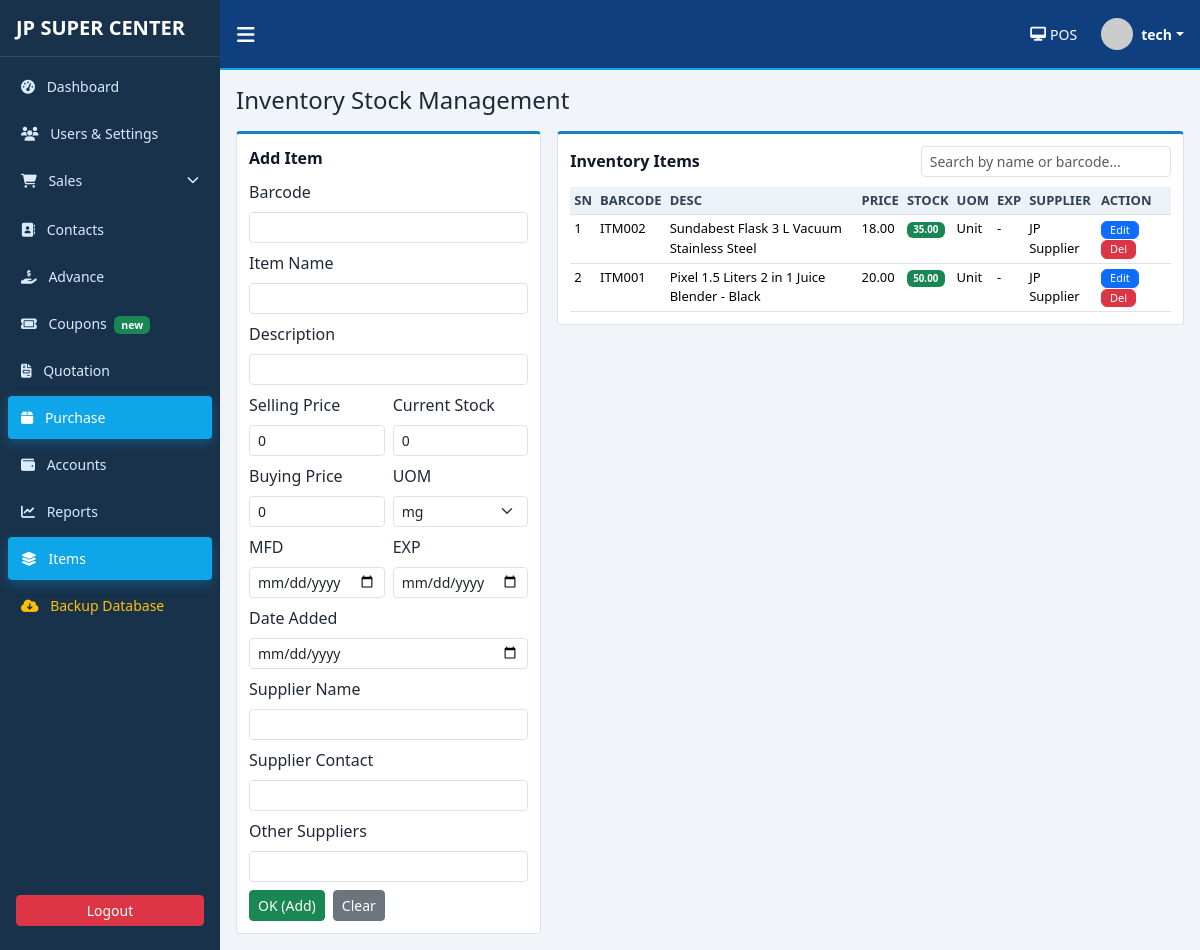
The page /inventory (signed in) on the database its author committed.
### pos_app/models.py (models this page shows, shortened)
class ShopSetting(db.Model):
    __tablename__ = "shop_settings"
    id = db.Column(db.Integer, primary_key=True)
    shop_name = db.Column(db.String(120), nullable=False, default="JP SUPER CENTER")
    address = db.Column(db.String(255), nullable=True)
    phone = db.Column(db.String(60), nullable=True)
    email = db.Column(db.String(120), nullable=True)
    bill_message = db.Column(db.String(255), nullable=True)
    updated_at = db.Column(
        db.DateTime, default=datetime.utcnow, onupdate=datetime.utcnow, nullable=False
    )

class User(UserMixin, db.Model):
    __tablename__ = "users"
    id = db.Column(db.Integer, primary_key=True)
    username = db.Column(db.String(80), unique=True, nullable=False, index=True)
    password_hash = db.Column(db.String(255), nullable=False)
    role = db.Column(db.String(30), nullable=False, default="Cashier")
    full_name = db.Column(db.String(120), nullable=True)
    is_active_user = db.Column(db.Boolean, default=True, nullable=False)
    created_at = db.Column(db.DateTime, default=datetime.utcnow, nullable=False)
    sales = db.relationship("Sale", backref="cashier", lazy=True)
    login_history = db.relationship("LoginHistory", backref="user", lazy=True)

class Item(db.Model):
    __tablename__ = "items"
    id = db.Column(db.Integer, primary_key=True)
    barcode = db.Column(db.String(50), unique=True, nullable=False)
    name = db.Column(db.String(120), nullable=False)
    description = db.Column(db.String(255), nullable=True)
    selling_price = db.Column(db.Numeric(12, 2), default=0, nullable=False)
    current_stock = db.Column(db.Numeric(12, 2), default=0, nullable=False)
    buying_price = db.Column(db.Numeric(12, 2), default=0, nullable=False)
    mfd = db.Column(db.Date, nullable=True)
    exp = db.Column(db.Date, nullable=True)
    date_added = db.Column(db.Date, default=date.today, nullable=False)
    uom = db.Column(db.String(30), default="Unit", nullable=False)
    supplier_name = db.Column(db.String(120), nullable=True)
    supplier_contact = db.Column(db.String(60), nullable=True)
    other_suppliers = db.Column(db.String(255), nullable=True)
    is_active = db.Column(db.Boolean, default=True, nullable=False)
    sale_items = db.relationship("SaleItem", backref="item", lazy=True)

### pos_app/routes.py (the view, shortened to what this page needs)
@main_bp.route("/inventory", methods=["GET", "POST"])
@login_required
@role_required("Owner", "Technician")
def inventory():
    edit_id = request.args.get("edit_id", type=int)
    editing_item = db.session.get(Item, edit_id) if edit_id else None
    items = Item.query.order_by(Item.id.desc()).all()
    return render_template(
        "inventory.html",
        items=items,
        uom_choices=UOM_CHOICES,
        editing_item=editing_item,
    )

### pos_app/templates/inventory.html (shortened to what this page needs)
{% extends "base.html" %}
{% block content %}
<h4 class="mb-3">Inventory Stock Management</h4>
<div class="row g-3">
    <div class="col-xl-4">
        <div class="panel">
            <div class="panel-title">{{ "Edit Item" if editing_item else "Add Item" }}</div>
            <form method="post" class="row g-2">
                <div class="col-12">
                    <label class="form-label">Barcode</label>
                    <input type="text" class="form-control form-control-sm" name="barcode" value="{{ editing_item.barcode if editing_item else '' }}" required>
                </div>
                <div class="col-12">
                    <label class="form-label">Item Name</label>
                    <input type="text" class="form-control form-control-sm" name="name" value="{{ editing_item.name if editing_item else '' }}" required>
                </div>
                <div class="col-12">
                    <label class="form-label">Description</label>
                    <input type="text" class="form-control form-control-sm" name="description" value="{{ editing_item.description if editing_item else '' }}">
                </div>
                <div class="col-6">
                    <label class="form-label">Selling Price</label>
                    <input type="number" step="0.01" class="form-control form-control-sm" name="selling_price" value="{{ editing_item.selling_price if editing_item else '0' }}">
                </div>
                <div class="col-6">
                    <label class="form-label">Current Stock</label>
                    <input type="number" step="0.01" class="form-control form-control-sm" name="current_stock" value="{{ editing_item.current_stock if editing_item else '0' }}">
                </div>
                <div class="col-6">
                    <label class="form-label">Buying Price</label>
                    <input type="number" step="0.01" class="form-control form-control-sm" name="buying_price" value="{{ editing_item.buying_price if editing_item else '0' }}">
                </div>
                <div class="col-6">
                    <label class="form-label">UOM</label>
                    <select name="uom" class="form-select form-select-sm">
                        {% for uom in uom_choices %}
                            <option value="{{ uom }}" {% if editing_item and editing_item.uom == uom %}selected{% endif %}>{{ uom }}</option>
                        {% endfor %}
                    </select>
                </div>
                <div class="col-6">
                    <label class="form-label">MFD</label>
                    <input type="date" class="form-control form-control-sm" name="mfd" value="{{ editing_item.mfd if editing_item and editing_item.mfd else '' }}">
                </div>
                <div class="col-6">
                    <label class="form-label">EXP</label>
                    <input type="date" class="form-control form-control-sm" name="exp" value="{{ editing_item.exp if editing_item and editing_item.exp else '' }}">
                </div>
                <div class="col-12">
                    <label class="form-label">Date Added</label>
                    <input type="date" class="form-control form-control-sm" name="date_added" value="{{ editing_item.date_added if editing_item and editing_item.date_added else '' }}">
                </div>
                <div class="col-12">
                    <label class="form-label">Supplier Name</label>
                    <input type="text" class="form-control form-control-sm" name="supplier_name" value="{{ editing_item.supplier_name if editing_item else '' }}">
                </div>
                <div class="col-12">
                    <label class="form-label">Supplier Contact</label>
                    <input type="text" class="form-control form-control-sm" name="supplier_contact" value="{{ editing_item.supplier_contact if editing_item else '' }}">
                </div>
                <div class="col-12">
                    <label class="form-label">Other Suppliers</label>
                    <input type="text" class="form-control form-control-sm" name="other_suppliers" value="{{ editing_item.other_suppliers if editing_item else '' }}">
                </div>
                <div class="col-12 d-flex gap-2 mt-2">
                    <button class="btn btn-sm btn-success">OK (Add)</button>
                    <a href="{{ url_for('main.inventory') }}" class="btn btn-sm btn-secondary">Clear</a>
                </div>
            </form>
        </div>
    </div>
    <div class="col-xl-8">
        <div class="panel">
            <div class="panel-title d-flex justify-content-between align-items-center">
                <span>Inventory Items</span>
                <div class="col-md-5">
                    <input type="text" id="inventorySearch" class="form-control form-control-sm" placeholder="Search by name or barcode...">
                </div>
            </div>
            <div class="table-responsive">
                <table class="table table-sm table-board" id="inventoryTable">
                    <thead>
                        <tr>
                            <th>SN</th>
                            <th>BARCODE</th>
                            <th>DESC</th>
                            <th>PRICE</th>
                            <th>STOCK</th>
                            <th>UOM</th>
                            <th>EXP</th>
                            <th>SUPPLIER</th>
                            <th>ACTION</th>
                        </tr>
                    </thead>
                    <tbody>
                        {% for item in items %}
                            <tr class="inventory-row">
                                <td>{{ loop.index }}</td>
                                <td class="item-barcode">{{ item.barcode }}</td>
                                <td class="item-name">{{ item.name }}</td>
                                <td>{{ item.selling_price|money }}</td>
                                <td>
                                    <span class="badge {% if item.current_stock <= 5 %}bg-danger{% else %}bg-success{% endif %}">
                                        {{ item.current_stock }}
                                    </span>
                                </td>
                                <td>{{ item.uom }}</td>
                                <td>{{ item.exp or '-' }}</td>
                                <td>{{ item.supplier_name or '-' }}</td>
                                <td>
                                    <a href="{{ url_for('main.inventory', edit_id=item.id) }}" class="btn btn-xs btn-primary py-0 px-2" style="font-size: 11px;">Edit</a>
                                    <form method="post" class="d-inline" onsubmit="return confirm('Delete this item?')">
                                        <button class="btn btn-xs btn-danger py-0 px-2" style="font-size: 11px;">Del</button>
                                    </form>
                                </td>
                            </tr>
                        {% else %}
                            <tr><td colspan="9" class="text-center text-muted">No inventory records found.</td></tr>
                        {% endfor %}
                    </tbody>
                </table>
            </div>
        </div>
    </div>
</div>
{% endblock %}

### pos_app/templates/base.html (shortened to what this page needs)
<!doctype html>
<html lang="en">
<head>
    <link href="https://cdn.jsdelivr.net/npm/bootstrap@5.3.3/dist/css/bootstrap.min.css" rel="stylesheet">
    <link rel="stylesheet" href="https://cdnjs.cloudflare.com/ajax/libs/font-awesome/6.5.1/css/all.min.css">
    <link rel="stylesheet" href="{{ url_for('static', filename='css/styles.css') }}">
</head>
<body>
    <div class="app-shell">
        <aside class="sidebar" id="sidebar">
            <div class="brand px-3 py-3 d-flex align-items-center">
                <h5 class="m-0 text-uppercase fw-bold">{{ shop_settings.shop_name }}</h5>
            </div>
            <nav class="sidebar-nav px-2">
                <a class="menu-link {% if request.path == '/dashboard' %}active{% endif %}"
                    href="{{ url_for('main.dashboard') }}">
                    <i class="fa-solid fa-gauge-high me-2"></i> Dashboard
                </a>
                {% if current_user.role in ['Owner', 'Technician'] %}
                <a class="menu-link {% if request.path.startswith('/settings') %}active{% endif %}"
                    href="{{ url_for('main.settings') }}">
                    <i class="fa-solid fa-users me-2"></i> Users & Settings
                </a>
                {% endif %}
                <div class="menu-group">
                    <a class="menu-link d-flex justify-content-between align-items-center {% if request.path.startswith('/sales') %}active{% endif %}"
                        data-bs-toggle="collapse" href="#salesSubmenu">
                        <span><i class="fa-solid fa-cart-shopping me-2"></i> Sales</span>
                        <i class="fa-solid fa-chevron-down small"></i>
                    </a>
                </div>
                <a class="menu-link {% if request.path.startswith('/tracking') %}active{% endif %}"
                    href="{{ url_for('main.tracking') }}">
                    <i class="fa-solid fa-address-book me-2"></i> Contacts
                </a>
                {% if current_user.role in ['Owner', 'Technician'] %}
                <a class="menu-link" href="{{ url_for('main.credit') }}">
                    <i class="fa-solid fa-hand-holding-dollar me-2"></i> Advance
                </a>
                <a class="menu-link" href="{{ url_for('main.coming_soon', feature='coupons') }}">
                    <i class="fa-solid fa-ticket me-2"></i> Coupons <span class="badge bg-success ms-1">new</span>
                </a>
                <a class="menu-link" href="{{ url_for('main.coming_soon', feature='quotation') }}">
                    <i class="fa-solid fa-file-invoice me-2"></i> Quotation
                </a>
                <a class="menu-link {% if request.path.startswith('/inventory') %}active{% endif %}"
                    href="{{ url_for('main.inventory') }}">
                    <i class="fa-solid fa-box me-2"></i> Purchase
                </a>
                <a class="menu-link {% if request.path.startswith('/expenses') %}active{% endif %}"
                    href="{{ url_for('main.expenses') }}">
                    <i class="fa-solid fa-wallet me-2"></i> Accounts
                </a>
                <a class="menu-link {% if request.path.startswith('/reports') %}active{% endif %}"
                    href="{{ url_for('main.reports') }}">
                    <i class="fa-solid fa-chart-line me-2"></i> Reports
                </a>
                <a class="menu-link {% if request.path == '/inventory' %}active{% endif %}" href="{{ url_for('main.inventory') }}">
                    <i class="fa-solid fa-layer-group me-2"></i> Items
                </a>
                <a class="menu-link text-warning" href="{{ url_for('main.backup') }}">
                    <i class="fa-solid fa-cloud-arrow-down me-2"></i> Backup Database
                </a>
                {% endif %}
            </nav>
            <div class="px-3 pb-4 mt-auto">
                <a class="btn btn-danger w-100 btn-sm" href="{{ url_for('main.logout') }}">Logout</a>
            </div>
        </aside>
        <section class="main-pane">
            <header class="topbar d-flex justify-content-between align-items-center px-3">
                <div class="d-flex align-items-center">
                    <button class="btn btn-link text-white me-2 p-0 shadow-none" id="toggleSidebar">
                        <i class="fa-solid fa-bars fa-lg"></i>
                    </button>
                </div>
                <div class="d-flex align-items-center gap-4">
                    <a href="{{ url_for('main.sales') }}" class="small d-flex align-items-center text-white text-decoration-none">
                        <i class="fa-solid fa-desktop me-1"></i> POS
                    </a>
                    <div class="dropdown">
                        <div class="d-flex align-items-center dropdown-toggle" style="cursor: pointer;" data-bs-toggle="dropdown">
                            <img src="https://ui-avatars.com/api/?name={{ current_user.username }}&background=random"
                                class="rounded-circle me-2" width="32" height="32">
                            <div class="small fw-semibold">{{ current_user.username }}</div>
                        </div>
                    </div>
                </div>
            </header>
            <main class="content-pane p-3">
                {% block content %}{% endblock %}
            </main>
        </section>
    </div>
</body>
</html>

### rows shown on the page
ShopSetting: shop_name "JP SUPER CENTER"
User: username "tech"
Item: barcode "ITM002", name "Sundabest Flask 3 L Vacuum Stainless Steel", selling_price "18.00", current_stock "35.00", uom "Unit", exp "-", supplier_name "JP Supplier"
Item: barcode "ITM001", name "Pixel 1.5 Liters 2 in 1 Juice Blender - Black", selling_price "20.00", current_stock "50.00", uom "Unit", exp "-", supplier_name "JP Supplier"

### other values the page prints
{{ "Edit Item" if editing_item else "Add Item" }} "Add Item"
form field uom "mg"
